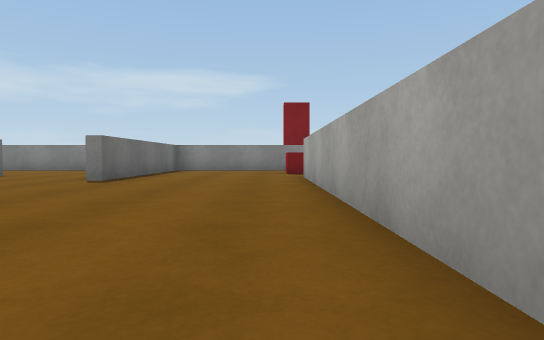
view 1 (above)

16 first-person views from a walk through a Unity game level. The camera is 0.38 m above the floor, tilts 2° down and sees 75° across. The floor is counted in squares, 1 m on a side. Each view is taken from the middle of a square. On the plan, view 1 faces up. The plan holds only what a view shows up to about 9 squares ahead; the rest is blank. Surface patterns are stand-ins for the level's own textures.

view 2
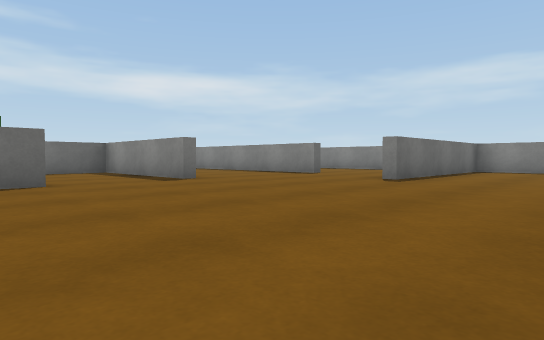

view 3
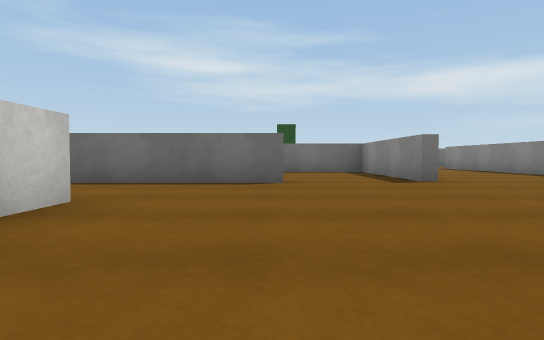

view 4
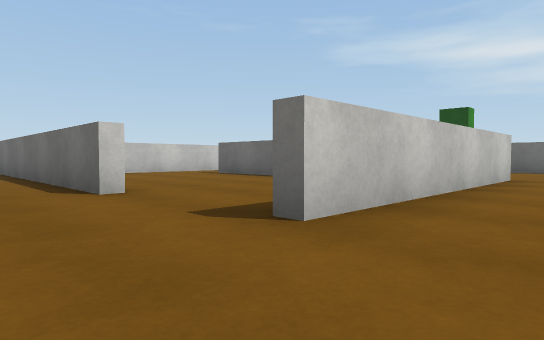

view 5
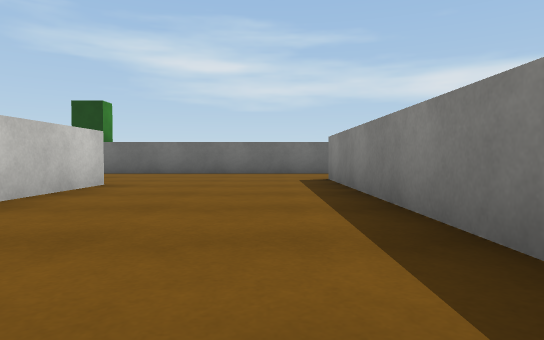

view 6
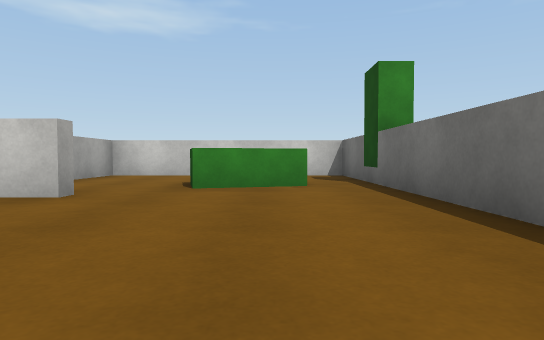

view 7
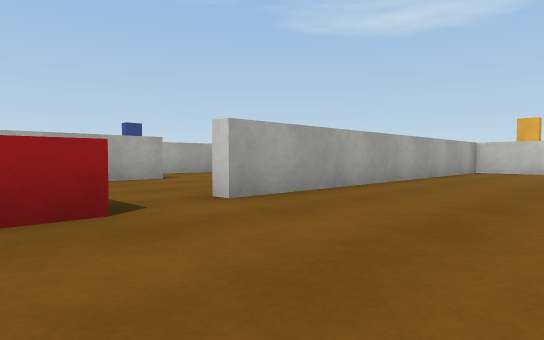

view 8
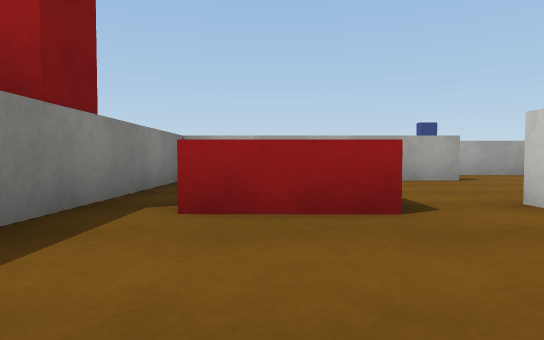

view 9
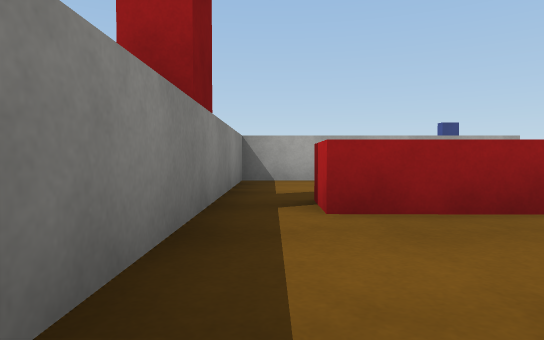

view 10
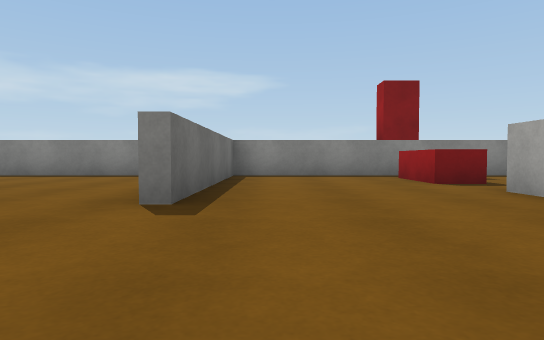

view 11
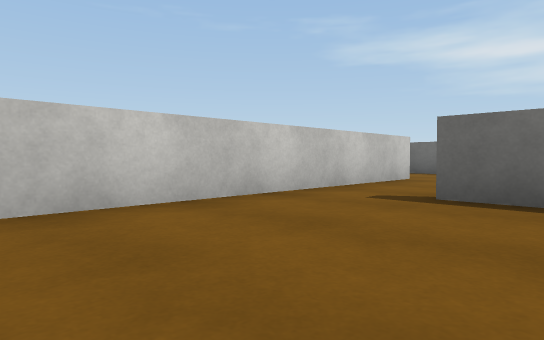

view 12
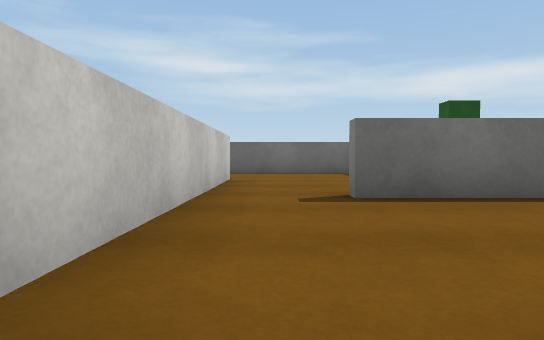

view 13
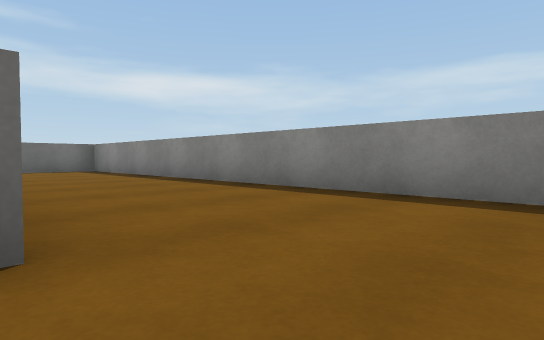

view 14
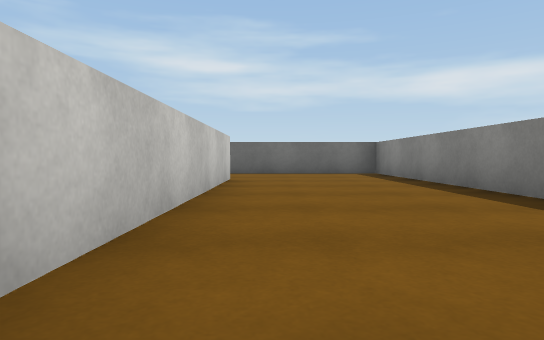

view 15
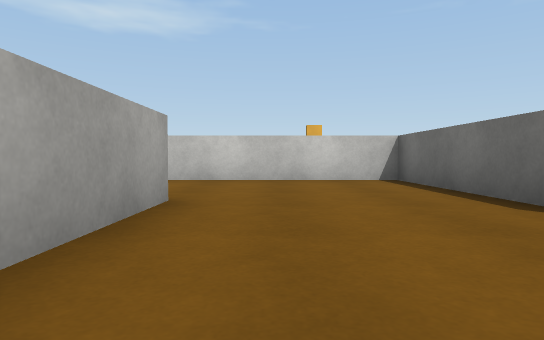

view 16
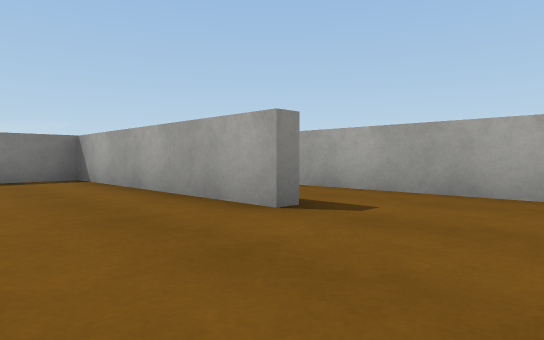

### Floor plan
Points are (right, up) in squares from view 1. A wall is a line through its corners. A room is listed if a view was taken in it or the views show most of it. See-through windows are left out.
Room 1 (views 1, 2, 3, 4, 5, 6, 7, 8, 9, 10, 13, 15)
walls: (-7.2, 7) (-12.2, 7); (-5.3, 1.2) (-5.3, -0.5); (-3.1, -0.7) (-2.2, -0.7); (-11, 3.6) (-5.6, 3.6); (-0.7, -0.7) (0.6, -0.7) (0.6, 6.9) (1, 6.9); (0.5, 10.5) (-2.8, 10.5) (-2.8, 5.7); (3.9, 5.7) (3.9, 10.5) (1.4, 10.5); (-14.5, 7.5) (-14.5, 2.5); (-14.5, 1.6) (-14.5, -0.7) (-9.6, -0.7) (-9.6, 1)
ways out: opening at (-6, 2) to room 2; opening at (-13.5, 7) to room 3; opening at (-4.5, 7) to room 3; opening at (2.5, 6.5) to room 4; opening at (-4, -1); gap at (1, 7)
objects: green block (-15, 2); green block (-13, 2) to (-12, 2); red block (1, 8) to (1, 9); red block (1, 11)
Room 2 (views 11, 12)
walls: (-9.3, -0.3) (-9.3, -2.3); (-9.4, -3.7) (-6.2, -3.7); (-5.6, 3.4) (-9.3, 3.4) (-9.3, 2)
ways out: opening at (-6, 2) to room 1; opening at (-10, -3) to room 5
Room 3 (view 14)
walls: (-12.4, 7.3) (-6.9, 7.3); (-4.4, 10.5) (-14.5, 10.5) (-14.5, 7.5)
ways out: opening at (-13.5, 7) to room 1; opening at (-4.5, 7) to room 1
Room 4 (view 16)
walls: (0.9, 6.2) (0.9, 3) (3.5, 3)
ways out: opening at (2.5, 6.5) to room 1; opening at (4, 4.5) to room 6
Room 5 (no view inside)
walls: (-12.2, -3.7) (-9.4, -3.7); (-14.5, -1.1) (-14.5, -3.6)
ways out: opening at (-10, -3) to room 2; opening at (-13.5, -4)
Room 6 (no view inside)
walls: (5.8, 3.4) (5.8, 7.2); (3.5, 3) (4.7, 3)
ways out: opening at (4, 4.5) to room 4; opening at (5, 6.5)

Where each view was taken, in squares from view 1:
view 1: 0 up, 0 right, facing up
view 2: 0 up, 0 right, facing up-left
view 3: 1 up, 0 right, facing left
view 4: 5 up, 4 left, facing down-left
view 5: 6 up, 6 left, facing left
view 6: 7 up, 13 left, facing down
view 7: 9 up, 2 left, facing down-right
view 8: 9 up, 2 left, facing right
view 9: 10 up, 2 left, facing right
view 10: 3 up, 2 left, facing up
view 11: 1 down, 6 left, facing down-left
view 12: 3 down, 6 left, facing left
view 13: 7 up, 4 left, facing up-left
view 14: 8 up, 6 left, facing left
view 15: 9 up, 3 right, facing down
view 16: 4 up, 2 right, facing up-right
